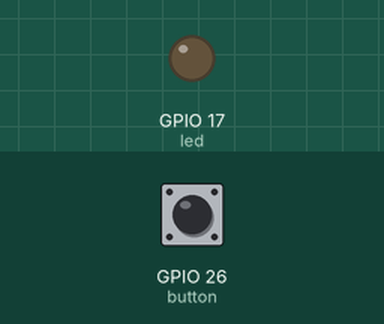
Simulated run of this program. Board: Raspberry Pi (BCM pin numbers). On the bench: output pins drawn as LEDs (lit = HIGH). The inputs (shaded band) are chosen by the test bench; at power-on: GPIO 26 (button) HIGH.

Above: at 1.2 s.
1.3 s: GPIO 26 (button) pulled LOW for 0.15 s
At 1.37 s:
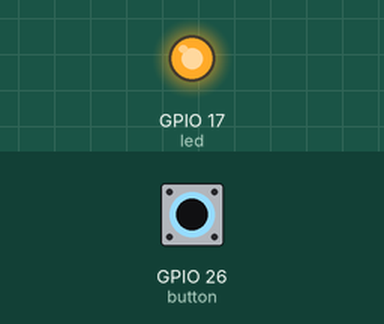
2.9 s: GPIO 26 (button) pulled LOW for 3.2 s
At 6.6 s:
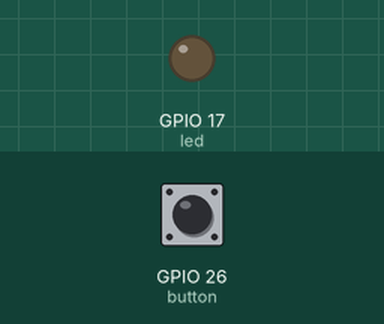
Timing chart, 0 to 8.1 s (numbered marks = the images above; inputs shaded):
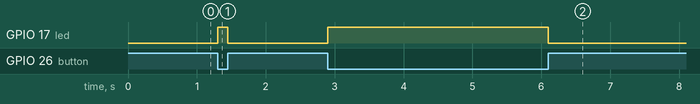

Measured:
- after the input at 1.3 s, GPIO 17 (led): LOW → HIGH at once, → LOW 0.15 s later
- after the input at 2.9 s, GPIO 17 (led): LOW → HIGH at once, → LOW 3.2 s later

The program:

02_button.py
```python
from gpiozero import Button, LED
import time
from signal import pause

button = Button(26) # Using Raspi-Pi Gpio 26
led = LED(17)       # Gpio 17

#-------------------------------------------------------
# while True:
#     print(button.is_pressed) # if button is pressed, return True or FALSE
#     time.sleep(1)
#-------------------------------------------------------

#-------------------------------------------------------
# while True:
#     time.sleep(0.1) # no use all of cpu

#     if button.is_pressed == True:
#         led.on()
#         print("LED is ON")
#     else:
#         led.off()
#         print("LED is OFF")
#-------------------------------------------------------

button.when_pressed = led.on    # callback function led.on, no use "()"
button.when_released = led.off  # when button is pressed or released, lED will do something

pause()
```
